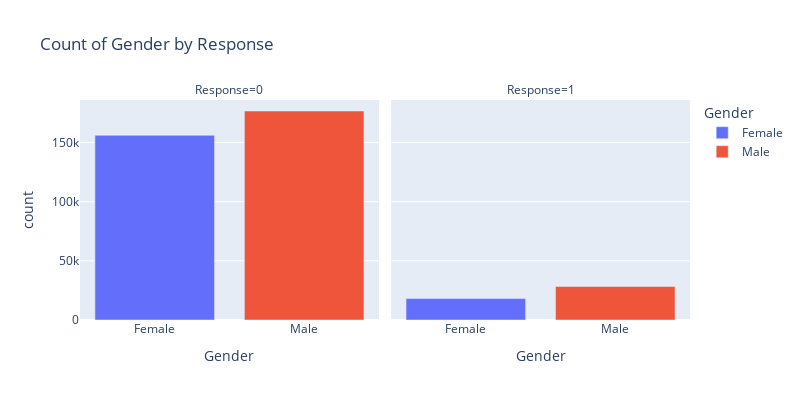

The code cell stored with this chart in its notebook:
### Markdown cell above
### Count of Gender by Response

### Code cell
data = train.groupby(['Gender', 'Response'])['id'].count().reset_index()
data.rename(columns={'id': 'count'}, inplace=True)

fig = px.bar(data, x='Gender', y='count', color='Gender', facet_col='Response', 
             title='Count of Gender by Response', height=400, width=800)

fig.show()

### Figure 1 — Plotly figure (JSON) as saved in the notebook; plotly's stock layout.template omitted (floating-point values rounded to 4 significant figures)
{"data": [{"alignmentgroup": "True", "hovertemplate": "Gender=%{x}<br>Response=0<br>count=%{y}<extra></extra>", "legendgroup": "Female", "marker": {"color": "#636efa", "pattern": {"shape": ""}}, "name": "Female", "offsetgroup": "Female", "orientation": "v", "showlegend": true, "textposition": "auto", "type": "bar", "x": ["Female"], "xaxis": "x", "y": [156046], "yaxis": "y"}, {"alignmentgroup": "True", "hovertemplate": "Gender=%{x}<br>Response=1<br>count=%{y}<extra></extra>", "legendgroup": "Female", "marker": {"color": "#636efa", "pattern": {"shape": ""}}, "name": "Female", "offsetgroup": "Female", "orientation": "v", "showlegend": false, "textposition": "auto", "type": "bar", "x": ["Female"], "xaxis": "x2", "y": [18065], "yaxis": "y2"}, {"alignmentgroup": "True", "hovertemplate": "Gender=%{x}<br>Response=0<br>count=%{y}<extra></extra>", "legendgroup": "Male", "marker": {"color": "#EF553B", "pattern": {"shape": ""}}, "name": "Male", "offsetgroup": "Male", "orientation": "v", "showlegend": true, "textposition": "auto", "type": "bar", "x": ["Male"], "xaxis": "x", "y": [176592], "yaxis": "y"}, {"alignmentgroup": "True", "hovertemplate": "Gender=%{x}<br>Response=1<br>count=%{y}<extra></extra>", "legendgroup": "Male", "marker": {"color": "#EF553B", "pattern": {"shape": ""}}, "name": "Male", "offsetgroup": "Male", "orientation": "v", "showlegend": false, "textposition": "auto", "type": "bar", "x": ["Male"], "xaxis": "x2", "y": [28323], "yaxis": "y2"}], "layout": {"annotations": [{"font": {}, "showarrow": false, "text": "Response=0", "x": 0.245, "xanchor": "center", "xref": "paper", "y": 1, "yanchor": "bottom", "yref": "paper"}, {"font": {}, "showarrow": false, "text": "Response=1", "x": 0.755, "xanchor": "center", "xref": "paper", "y": 1, "yanchor": "bottom", "yref": "paper"}], "barmode": "relative", "height": 400, "legend": {"title": {"text": "Gender"}, "tracegroupgap": 0}, "title": {"text": "Count of Gender by Response"}, "width": 800, "xaxis": {"anchor": "y", "categoryarray": ["Female", "Male"], "categoryorder": "array", "domain": [0, 0.49], "title": {"text": "Gender"}}, "xaxis2": {"anchor": "y2", "categoryarray": ["Female", "Male"], "categoryorder": "array", "domain": [0.51, 1], "matches": "x", "title": {"text": "Gender"}}, "yaxis": {"anchor": "x", "domain": [0, 1], "title": {"text": "count"}}, "yaxis2": {"anchor": "x2", "domain": [0, 1], "matches": "y", "showticklabels": false}}}
